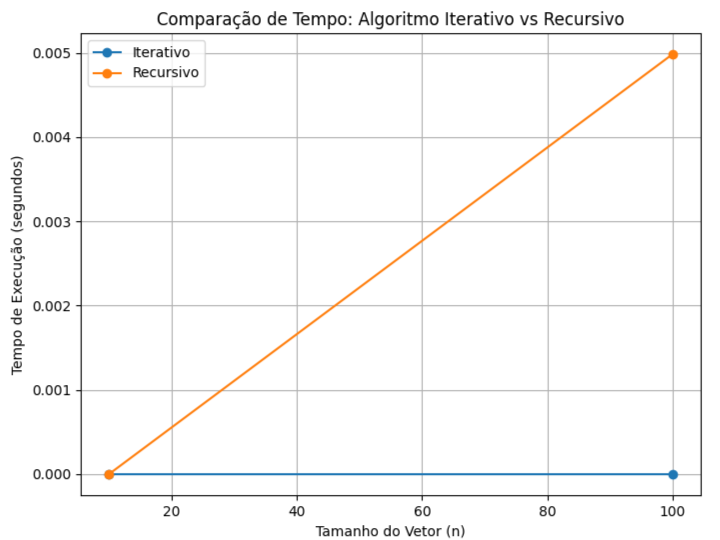

Write Python code to recreate this figure.
import time
import matplotlib.pyplot as plt

# Algoritmo Iterativo para verificar se x está no vetor A
def decide_iterativo(A, n, x):
    i = 1
    while i <= n and A[i-1] != x:
        print(f"Iterativo - Comparando A[{i-1}] = {A[i-1]} com x = {x}")
        i += 1
    if i > n:
        print(f"Iterativo - Elemento {x} NÃO encontrado.")
        return "NÃO"
    else:
        print(f"Iterativo - Elemento {x} encontrado.")
        return "SIM"

# Algoritmo Recursivo para verificar se x está no vetor A
def decide_recursivo(A, n, x):
    if n == 0:
        print(f"Recursivo - Chegamos ao caso base, elemento {x} NÃO encontrado.")
        return "NÃO"
    elif A[n-1] == x:
        print(f"Recursivo - Comparando A[{n-1}] = {A[n-1]} com x = {x}. Elemento encontrado.")
        return "SIM"
    else:
        print(f"Recursivo - Comparando A[{n-1}] = {A[n-1]} com x = {x}. Continuando busca.")
        return decide_recursivo(A, n-1, x)

# Função para medir o tempo de execução de cada algoritmo
def medir_tempo(algoritmo, A, n, x):
    inicio = time.time()
    if algoritmo == 'I':
        resultado = decide_iterativo(A, n, x)
    else:
        resultado = decide_recursivo(A, n, x)
    fim = time.time()
    return fim - inicio, resultado

# Função para executar os algoritmos com n = 10 e n = 100 e gerar gráficos
def executar_algoritmos():
    # Tamanhos do vetor
    tamanhos = [10, 100]
    x = int(input("Escolha o valor de x que deseja buscar no vetor (por exemplo, 5): "))
    
    # Laços para executar os testes
    tempos_iterativo = []
    tempos_recursivo = []
    
    for n in tamanhos:
        A = list(range(1, n+1))  # Vetor A com valores de 1 a n

        # Teste com algoritmo iterativo
        print(f"\nExecutando o algoritmo iterativo com n = {n}...")
        tempo_iterativo, resultado_iterativo = medir_tempo('I', A, n, x)
        tempos_iterativo.append(tempo_iterativo)
        print(f"Resultado Iterativo para n = {n}: {resultado_iterativo}")
        print(f"Tempo Iterativo: {tempo_iterativo:.6f} segundos\n")

        # Teste com algoritmo recursivo
        print(f"Executando o algoritmo recursivo com n = {n}...")
        tempo_recursivo, resultado_recursivo = medir_tempo('R', A, n, x)
        tempos_recursivo.append(tempo_recursivo)
        print(f"Resultado Recursivo para n = {n}: {resultado_recursivo}")
        print(f"Tempo Recursivo: {tempo_recursivo:.6f} segundos\n")

    # Plotagem dos resultados
    plt.figure(figsize=(8, 6))
    plt.plot(tamanhos, tempos_iterativo, label='Iterativo', marker='o')
    plt.plot(tamanhos, tempos_recursivo, label='Recursivo', marker='o')
    plt.xlabel('Tamanho do Vetor (n)')
    plt.ylabel('Tempo de Execução (segundos)')
    plt.title('Comparação de Tempo: Algoritmo Iterativo vs Recursivo')
    plt.legend()
    plt.grid(True)
    plt.show()

# Execução da função principal
executar_algoritmos()
